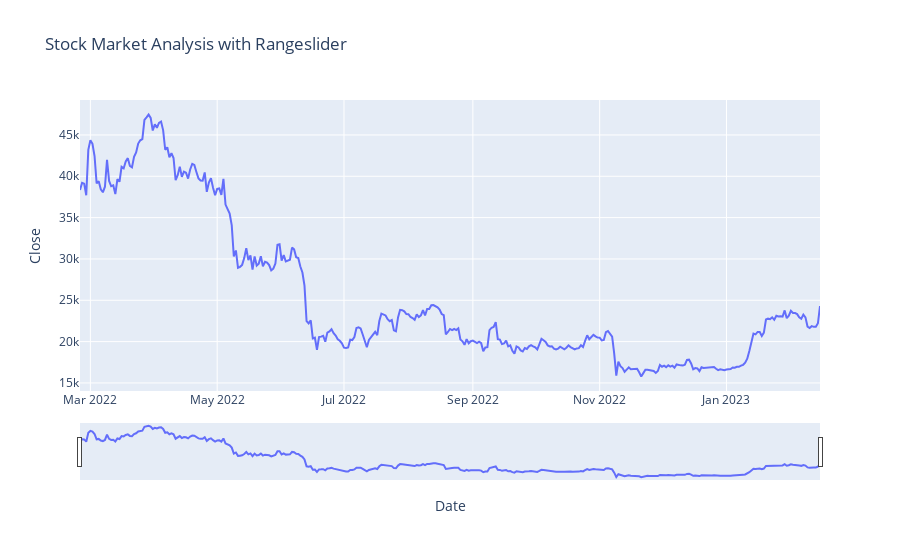

Here is the notebook cell this chart was saved with:
### Code cell
figure = px.line(data, x='Date', y='Close', 
                 title='Stock Market Analysis with Rangeslider')
figure.update_xaxes(rangeslider_visible=True)
figure.show()

### Figure 1 — Plotly figure (JSON) as saved in the notebook; plotly's stock layout.template omitted (floating-point values rounded to 4 significant figures; data arrays with more than 128 entries replaced by an {"elided": "..."} marker saying what was removed)
{"data": [{"hovertemplate": "Date=%{x}<br>Close=%{y}<extra></extra>", "legendgroup": "", "line": {"color": "#636efa", "dash": "solid"}, "marker": {"symbol": "circle"}, "mode": "lines", "name": "", "orientation": "v", "showlegend": false, "type": "scatter", "x": {"elided": "357 str values"}, "xaxis": "x", "y": {"elided": "357 float values"}, "yaxis": "y"}], "layout": {"legend": {"tracegroupgap": 0}, "title": {"text": "Stock Market Analysis with Rangeslider"}, "xaxis": {"anchor": "y", "domain": [0, 1], "rangeslider": {"visible": true}, "title": {"text": "Date"}}, "yaxis": {"anchor": "x", "domain": [0, 1], "title": {"text": "Close"}}}}
